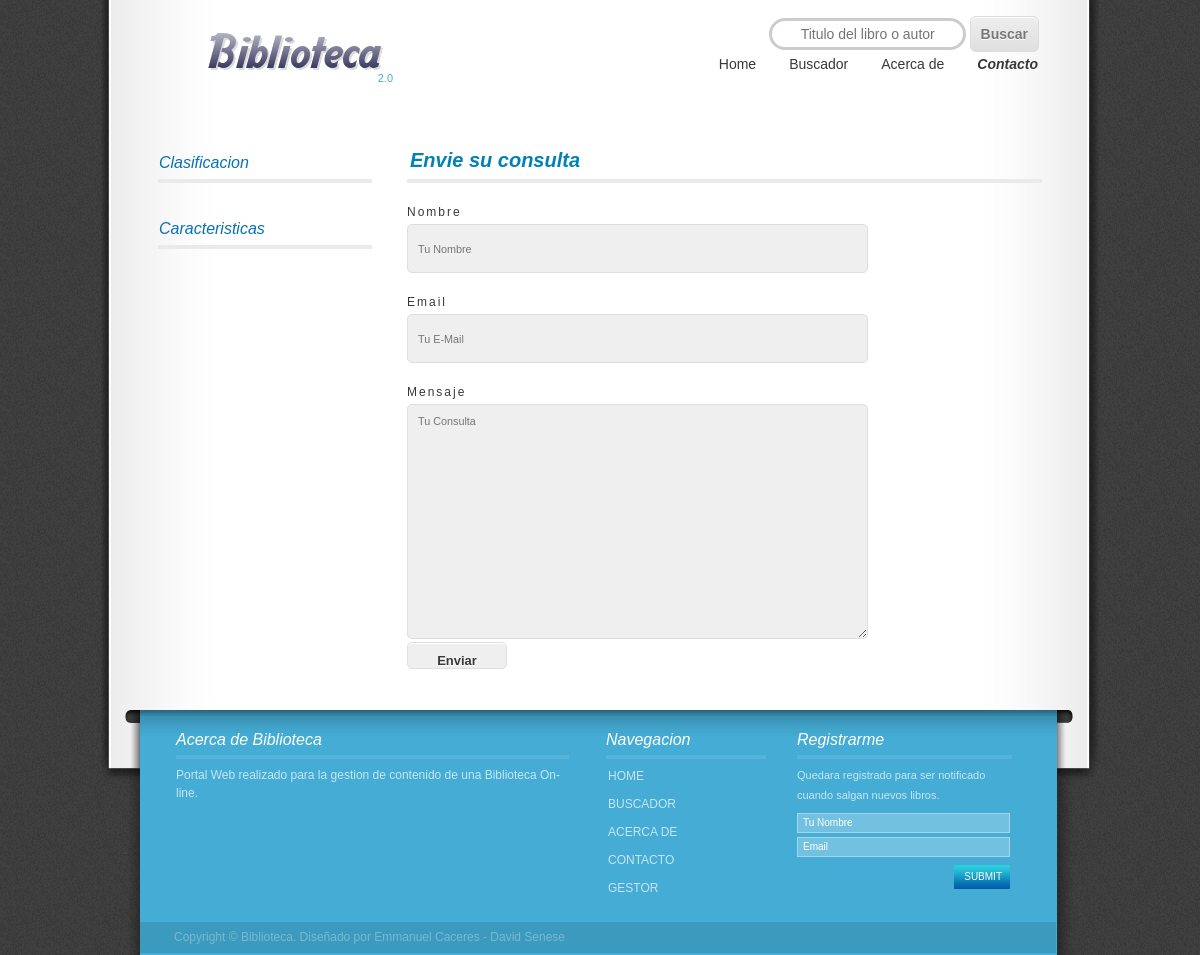
Before: /portalWeb/home/contacto.php with the older database file.
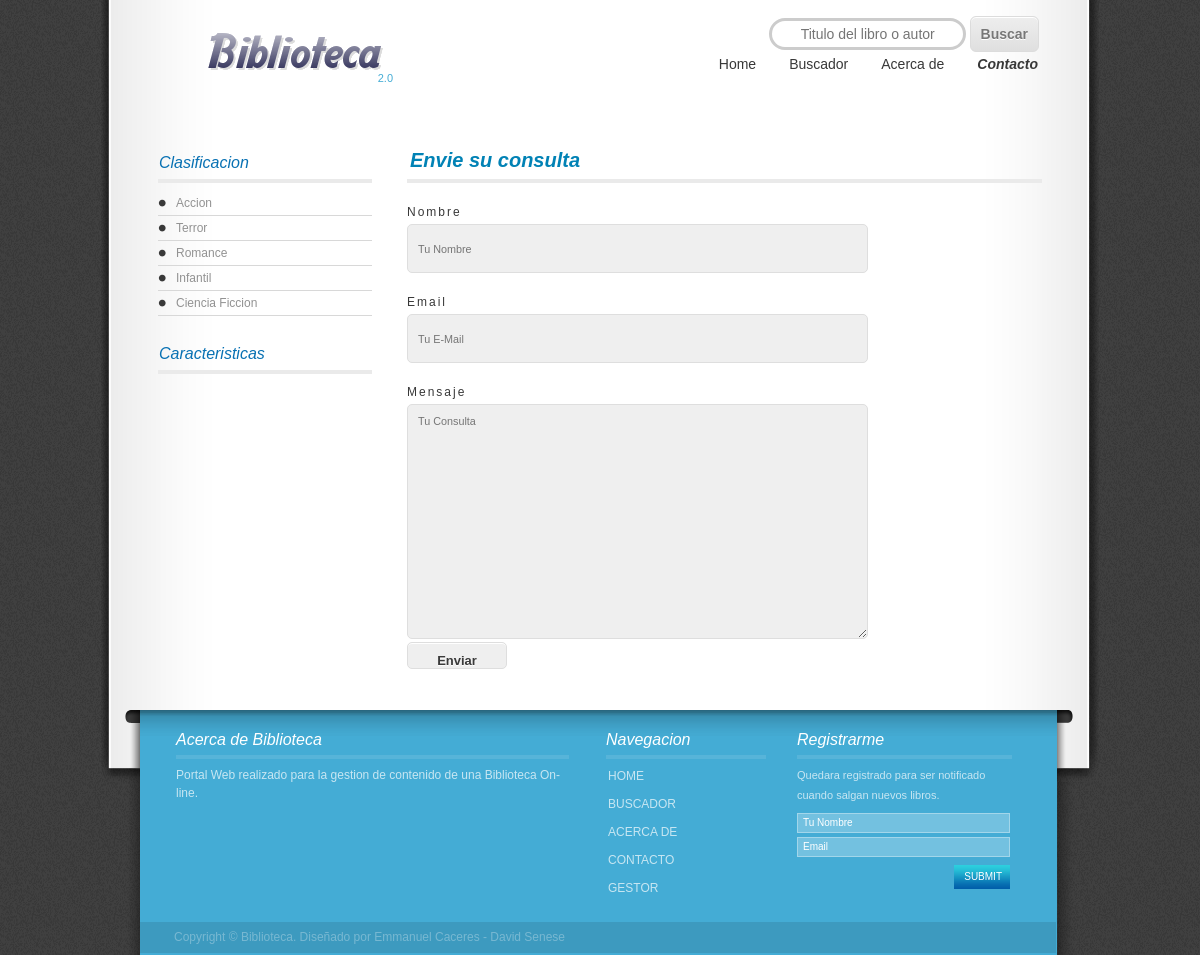
After: the same page with the newer database file.
### tables this page shows
CREATE TABLE `clasificaciones` (
  `id_clasificacion` int(11) NOT NULL AUTO_INCREMENT,
  `denominacion_clasificacion` varchar(50) NOT NULL,
  `id_clasificacion_padre` int(11) DEFAULT NULL,
  `borrado` tinyint(1) NOT NULL DEFAULT '0',
  PRIMARY KEY (`id_clasificacion`),
  KEY `id_clasificacion_padre` (`id_clasificacion_padre`),
  CONSTRAINT `clasificaciones_ibfk_1` FOREIGN KEY (`id_clasificacion_padre`) REFERENCES `clasificaciones` (`id_clasificacion`)
);

### controladores/portalWeb/persistencia/ConexionDBPortal.php (called while the page is built)
<?php
class ConexionDBPortal {
    private $_conexion = null;
    private $_usuario = 'cliente';
    private $_clave = '1234567';
    public function __construct() {
        $this->_conexion = new PDO("mysql:dbname=biblioteca;host=localhost", $this->_usuario, $this->_clave);
        $this->_conexion->setAttribute(PDO::ATTR_ERRMODE, PDO::ERRMODE_EXCEPTION);
    }
    function get_conexion() {
        return $this->_conexion;
    }
}

### controladores/portalWeb/persistencia/ControladorPersistencia.php (called while the page is built, shortened)
<?php
require_once 'ConexionDBPortal.php';
class ControladorPersistencia {
    private $_conexion;
    private static $instancia;
    public function __construct() {
        $db = new ConexionDBPortal();
        $this->_conexion = $db->get_conexion();
    }
    public static function obtenerCP() {
        if (!self::$instancia instanceof self) {
            self::$instancia = new self;
        }
        return self::$instancia;
    }
    public function ejecutarSentencia($query, $parametros = null) {
        $statement = $this->_conexion->prepare($query);
        $statement->execute();
        return $statement;
    }
}

### portalWeb/home/contacto.php (the view, shortened to what the changed rows need)
<!DOCTYPE html PUBLIC "-//W3C//DTD XHTML 1.0 Transitional//EN" "http://www.w3.org/TR/xhtml1/DTD/xhtml1-transitional.dtd">
<html lang="en-US" xmlns="http://www.w3.org/1999/xhtml" dir="ltr">
    <?php
    require_once __DIR__ . '/../../controladores/portalWeb/persistencia/ControladorPersistencia.php';
    $controladorPersistencia = ControladorPersistencia::obtenerCP();
    ?>
    <head>
        <link href="../../recursos/portalWeb/home/css/style.css" rel="stylesheet" type="text/css"/>
    </head>
    <body>
        <div id="header" class="shell">
            <div id="logo"><h1><a href="home.php">Biblioteca</a></h1><span><a href="home.php">2.0</a></span></div>
        </div>
        <div id="main" class="shell">
            <div id="sidebar">
                <ul class="categories">
                    <li>
                        <ul id="clasif">
                            <?php
                            $resultado = $controladorPersistencia->ejecutarSentencia(DBSentenciasPortal::LISTAR_CLASIFICACIONES);
                            $listado = $resultado->fetchAll(PDO::FETCH_ASSOC);
                            unset($listado[0]);
                            foreach ($listado as $value) {
                                ?>
                                <li>
                                    <a href="buscador.php?clas=<?php echo base64_encode($value["id"])."&pag=1" ?>"><?php echo $value["text"] ?></a>
                                </li>
                            <?php } ?>
                        </ul>
                    </li>
                </ul>
            </div>
                                    </div>
                                    </body>
                                    </html>

Changed rows visible on the page:
added clasificaciones: denominacion_clasificacion "Accion"
added clasificaciones: denominacion_clasificacion "Terror"
added clasificaciones: denominacion_clasificacion "Romance"
added clasificaciones: denominacion_clasificacion "Infantil"
added clasificaciones: denominacion_clasificacion "Ciencia Ficcion"
